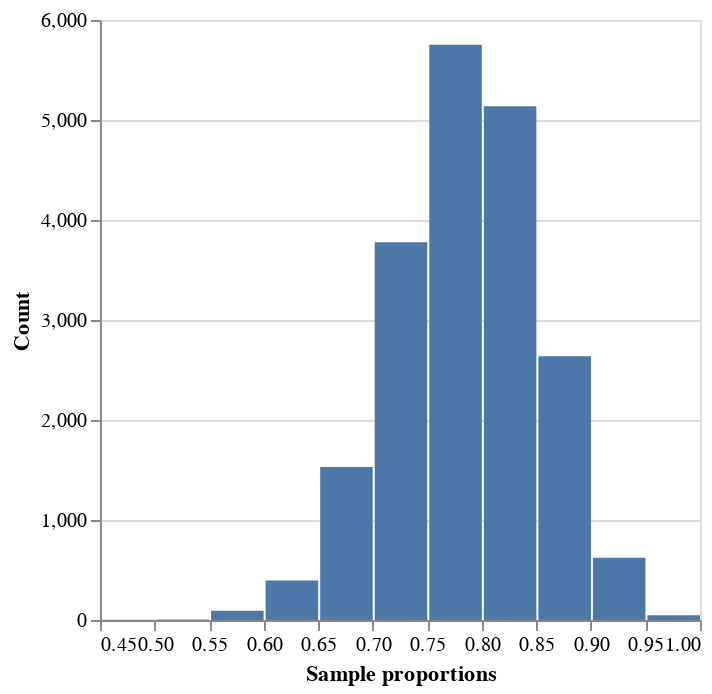

Notebook code for this chart:
### Code cell
sampling_distribution = alt.Chart(sample_estimates).mark_bar().encode(
  x=alt.X("sample_proportion")
  .bin(maxbins=20)
  .title("Sample proportions"),
  y=alt.Y("count()").title("Count"),
 )
sampling_distribution

### Figure 1 — Vega specification as saved in the notebook (floating-point values rounded to 4 significant figures)
{"$schema": "https://vega.github.io/schema/vega/v5.json", "data": [{"name": "source_0", "values": [{"__count": 2637, "bin_maxbins_20_sample_proportion": 0.85, "bin_maxbins_20_sample_proportion_end": 0.9}, {"__count": 5753, "bin_maxbins_20_sample_proportion": 0.75, "bin_maxbins_20_sample_proportion_end": 0.8}, {"__count": 5137, "bin_maxbins_20_sample_proportion": 0.8, "bin_maxbins_20_sample_proportion_end": 0.85}, {"__count": 622, "bin_maxbins_20_sample_proportion": 0.9, "bin_maxbins_20_sample_proportion_end": 0.95}, {"__count": 1529, "bin_maxbins_20_sample_proportion": 0.65, "bin_maxbins_20_sample_proportion_end": 0.7}, {"__count": 3777, "bin_maxbins_20_sample_proportion": 0.7, "bin_maxbins_20_sample_proportion_end": 0.75}, {"__count": 396, "bin_maxbins_20_sample_proportion": 0.6, "bin_maxbins_20_sample_proportion_end": 0.65}, {"__count": 93, "bin_maxbins_20_sample_proportion": 0.55, "bin_maxbins_20_sample_proportion_end": 0.6}, {"__count": 48, "bin_maxbins_20_sample_proportion": 0.95, "bin_maxbins_20_sample_proportion_end": 1.0}, {"__count": 6, "bin_maxbins_20_sample_proportion": 0.5, "bin_maxbins_20_sample_proportion_end": 0.55}, {"__count": 2, "bin_maxbins_20_sample_proportion": 0.45, "bin_maxbins_20_sample_proportion_end": 0.5}]}, {"name": "source_0_y_domain___count", "values": [{"min": 2, "max": 5753}]}], "signals": [{"name": "bin_maxbins_20_sample_proportion_bins", "value": {"fields": ["sample_proportion"], "fname": "bin_sample_proportion", "start": 0.45, "step": 0.05, "stop": 1.0}}], "marks": [{"type": "rect", "name": "marks", "from": {"data": "source_0"}, "encode": {"update": {"fill": {"value": "#4c78a8"}, "y": {"field": "__count", "scale": "y"}, "ariaRoleDescription": {"value": "bar"}, "x2": {"field": "bin_maxbins_20_sample_proportion", "scale": "x", "offset": {"signal": "0.5 + (abs(scale(\"x\", datum[\"bin_maxbins_20_sample_proportion_end\"]) - scale(\"x\", datum[\"bin_maxbins_20_sample_proportion\"])) < 0.25 ? -0.5 * (0.25 - (abs(scale(\"x\", datum[\"bin_maxbins_20_sample_proportion_end\"]) - scale(\"x\", datum[\"bin_maxbins_20_sample_proportion\"])))) : 0.5)"}}, "x": {"field": "bin_maxbins_20_sample_proportion_end", "scale": "x", "offset": {"signal": "0.5 + (abs(scale(\"x\", datum[\"bin_maxbins_20_sample_proportion_end\"]) - scale(\"x\", datum[\"bin_maxbins_20_sample_proportion\"])) < 0.25 ? 0.5 * (0.25 - (abs(scale(\"x\", datum[\"bin_maxbins_20_sample_proportion_end\"]) - scale(\"x\", datum[\"bin_maxbins_20_sample_proportion\"])))) : -0.5)"}}, "y2": {"value": 0, "scale": "y"}, "description": {"signal": "\"Sample proportions: \" + (!isValid(datum[\"bin_maxbins_20_sample_proportion\"]) || !isFinite(+datum[\"bin_maxbins_20_sample_proportion\"]) ? \"null\" : format(datum[\"bin_maxbins_20_sample_proportion\"], \"\") + \" – \" + format(datum[\"bin_maxbins_20_sample_proportion_end\"], \"\")) + \"; Count: \" + (format(datum[\"__count\"], \"\"))"}}}, "style": ["bar"]}], "scales": [{"name": "x", "type": "linear", "domain": {"signal": "[bin_maxbins_20_sample_proportion_bins.start, bin_maxbins_20_sample_proportion_bins.stop]"}, "range": [0, {"signal": "width"}], "bins": {"signal": "bin_maxbins_20_sample_proportion_bins"}, "zero": false}, {"name": "y", "type": "linear", "domain": [{"signal": "(data(\"source_0_y_domain___count\")[0] || {}).min"}, {"signal": "(data(\"source_0_y_domain___count\")[0] || {}).max"}], "range": [{"signal": "height"}, 0], "zero": true, "nice": true}], "axes": [{"scale": "y", "labels": false, "aria": false, "domain": false, "grid": true, "tickCount": {"signal": "ceil(height/40)"}, "zindex": 0, "ticks": false, "maxExtent": 0, "orient": "left", "gridScale": "x", "minExtent": 0}, {"scale": "x", "grid": false, "title": "Sample proportions", "labelFlush": true, "tickCount": {"signal": "ceil(width/10)"}, "labelOverlap": true, "orient": "bottom", "zindex": 0}, {"scale": "y", "labelOverlap": true, "zindex": 0, "title": "Count", "tickCount": {"signal": "ceil(height/40)"}, "orient": "left", "grid": false}], "style": "cell", "background": "white", "padding": 5, "height": 300, "width": 300}
